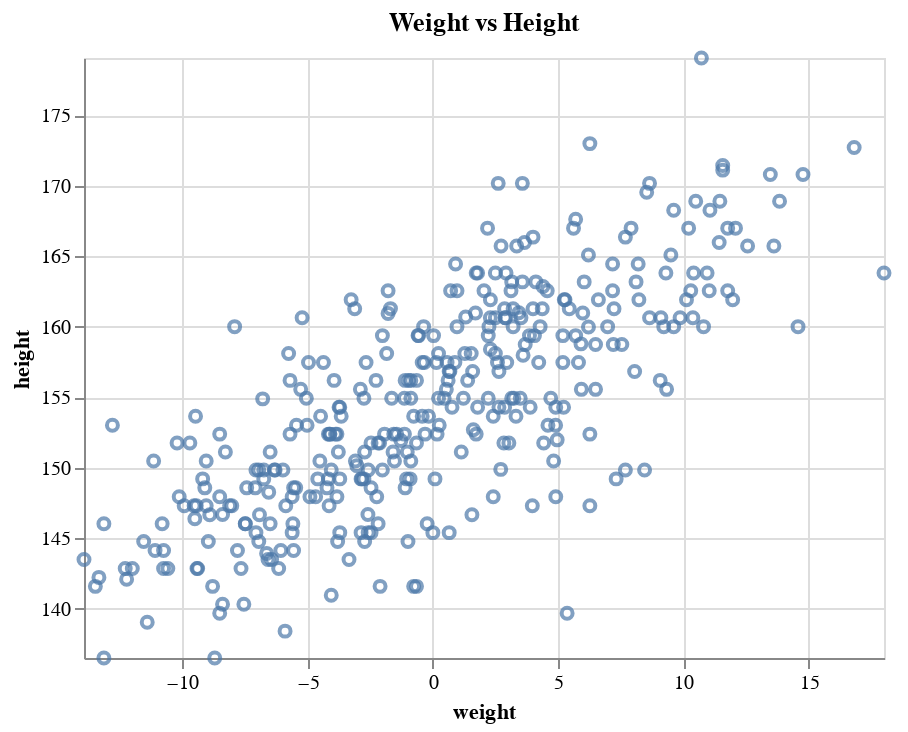

Notebook cell for this chart:
### Code cell
df = pd.DataFrame({"height": height, "weight": weight})

data_chart = (
    alt.Chart(df, title="Weight vs Height")
    .mark_point()
    .encode(
        alt.X("weight", scale=alt.Scale(domain=(weight.min(), weight.max()))),
        alt.Y("height", scale=alt.Scale(domain=(height.min(), height.max()))),
    )
)
data_chart

### Figure 1 — Vega-Lite specification as saved in the notebook (floating-point values rounded to 4 significant figures; data arrays with more than 128 entries replaced by an {"elided": "..."} marker saying what was removed)
{"$schema": "https://vega.github.io/schema/vega-lite/v4.17.0.json", "config": {"view": {"continuousHeight": 300, "continuousWidth": 400}}, "data": {"name": "data-2cdcd048fe0f17af6bb233e104909cf8"}, "datasets": {"data-2cdcd048fe0f17af6bb233e104909cf8": {"elided": "352 records"}}, "encoding": {"x": {"field": "weight", "scale": {"domain": [-13.92, 18.0]}, "type": "quantitative"}, "y": {"field": "height", "scale": {"domain": [136.5, 179.1]}, "type": "quantitative"}}, "mark": "point", "title": "Weight vs Height"}
